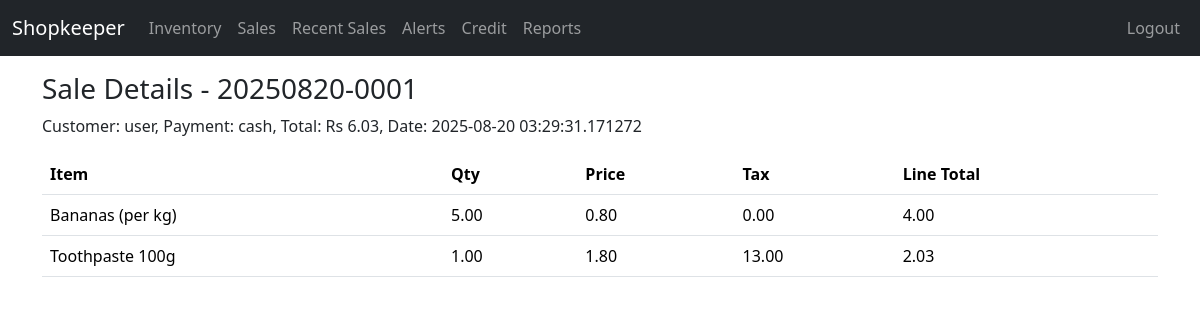
/sales/1 (signed in), run on the app's committed database.
### shop/models.py (models this page shows)
class Sale(db.Model):
    id = db.Column(db.Integer, primary_key=True)
    invoice_no = db.Column(db.String(32), unique=True, nullable=False)
    customer_name = db.Column(db.String(200))
    payment_method = db.Column(db.String(16), nullable=False)  # cash|online|credit
    subtotal = db.Column(db.Numeric(12,2), default=0)
    tax = db.Column(db.Numeric(12,2), default=0)
    discount = db.Column(db.Numeric(12,2), default=0)
    total = db.Column(db.Numeric(12,2), default=0)
    paid_amount = db.Column(db.Numeric(12,2), default=0)
    change_due = db.Column(db.Numeric(12,2), default=0)
    created_at = db.Column(db.DateTime, default=utcnow, nullable=False)
    created_by = db.Column(db.Integer, db.ForeignKey("user.id"))
    items = relationship("SaleItem", backref="sale", cascade="all, delete-orphan")
    online_payment = relationship("OnlinePayment", backref="sale", uselist=False)

class SaleItem(db.Model):
    id = db.Column(db.Integer, primary_key=True)
    sale_id = db.Column(db.Integer, db.ForeignKey("sale.id"), nullable=False)
    item_id = db.Column(db.Integer, db.ForeignKey("item.id"), nullable=False)
    qty = db.Column(db.Numeric(12,2), nullable=False)
    unit_price = db.Column(db.Numeric(12,2), nullable=False)
    tax_rate = db.Column(db.Numeric(5,2), default=0)
    line_total = db.Column(db.Numeric(12,2), nullable=False)
    item = relationship("Item")

class Item(db.Model):
    id = db.Column(db.Integer, primary_key=True)
    sku = db.Column(db.String(64), unique=True, nullable=False)
    name = db.Column(db.String(200), nullable=False)
    category = db.Column(db.String(100))
    unit = db.Column(db.String(32), default="pcs")
    cost_price = db.Column(db.Numeric(12,2), default=0)
    sale_price = db.Column(db.Numeric(12,2), default=0)
    tax_rate = db.Column(db.Numeric(5,2), default=0)
    stock_qty = db.Column(db.Numeric(12,2), default=0)
    min_qty = db.Column(db.Numeric(12,2), default=0)
    expiry_date = db.Column(db.Date)
    supplier = db.Column(db.String(200))
    notes = db.Column(db.Text)
    created_at = db.Column(db.DateTime, default=utcnow, nullable=False)
    updated_at = db.Column(db.DateTime, default=utcnow, onupdate=utcnow, nullable=False)
    movements = relationship("StockMovement", backref="item", lazy="dynamic")

### shop/sales.py (the view)
@sales_bp.route("/<int:sale_id>")
@login_required
def sale_detail(sale_id):
    sale = Sale.query.get_or_404(sale_id)
    return render_template("sales/sale_detail.html", sale=sale)

### shop/models.py (called while the page is built)
@login_manager.user_loader
def load_user(user_id):
    return User.query.get(int(user_id))

### shop/templates/sales/sale_detail.html
{% extends 'base.html' %}
{% block content %}
<h3>Sale Details - {{ sale.invoice_no }}</h3>
<p>Customer: {{ sale.customer_name or 'Walk-in' }}, Payment: {{ sale.payment_method }}, Total: Rs {{ '%.2f' % sale.total }}, Date: {{ sale.created_at }}</p>
<table class="table">
  <thead><tr><th>Item</th><th>Qty</th><th>Price</th><th>Tax</th><th>Line Total</th></tr></thead>
  <tbody>
    {% for it in sale.items %}
      <tr><td>{{ it.item.name }}</td><td>{{ it.qty }}</td><td>{{ '%.2f' % it.unit_price }}</td><td>{{ '%.2f' % it.tax_rate }}</td><td>{{ '%.2f' % it.line_total }}</td></tr>
    {% endfor %}
  </tbody>
</table>
{% endblock %}

### shop/static/css/styles.css (style rules this page uses)
body { padding-bottom: 40px; }

### data on the page
Sale: invoice_no "20250820-0001", customer_name "user", payment_method "cash", total "6.03", created_at "2025-08-20 03:29:31.171272"
SaleItem: item.name "Bananas (per kg)", qty "5.00", unit_price "0.80", tax_rate "0.00", line_total "4.00"
SaleItem: item.name "Toothpaste 100g", qty "1.00", unit_price "1.80", tax_rate "13.00", line_total "2.03"
